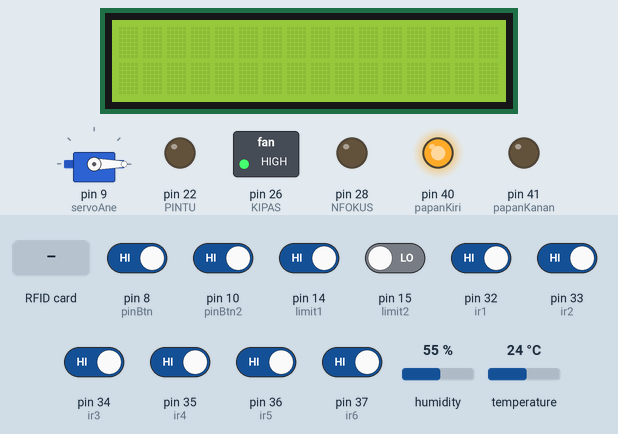
The sketch below on a simulated Arduino Mega 2560, built with avr-gcc and run on an emulated ATmega2560. Parts: 16×2 character LCD, servo, switched loads named in the sketch (green lamp = pin HIGH), output pins drawn as LEDs (lit = HIGH). The test bench sets the inputs (shaded band); at power-on: pin 8 (pinBtn), pin 10 (pinBtn2), pin 14 (limit1), pin 32 (ir1), pin 33 (ir2), pin 34 (ir3), pin 35 (ir4), pin 36 (ir5), pin 37 (ir6) HIGH, pin 15 (limit2) LOW, humidity 55 %, temperature 24 °C. Pins used as bus, display or sensor lines are not drawn; what the sketch prints to the serial monitor is not drawn.

Above: at 0.9 s.
1.0 s: pin 14 (limit1) driven LOW
At 2.5 s:
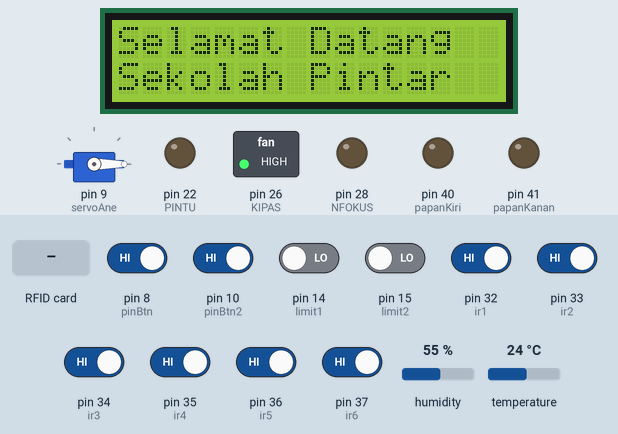
2.8 s: RFID card 44 29 FE 4C held to the reader
At 5.5 s:
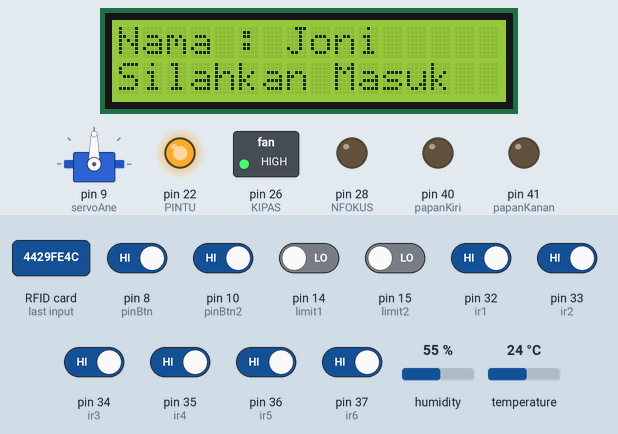
5.8 s: RFID card 26 14 98 E5 held to the reader
8.8 s: pin 32 (ir1) driven LOW
At 11.6 s:
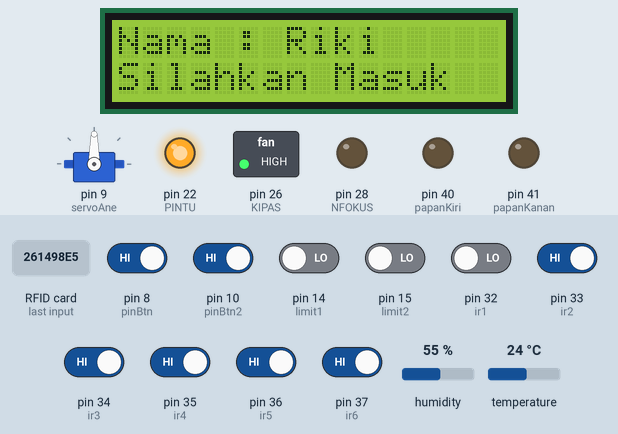
11.8 s: pin 8 (pinBtn) driven LOW and pin 10 (pinBtn2) driven LOW
14.8 s: RFID card D4 12 F7 4C held to the reader
At 19.5 s:
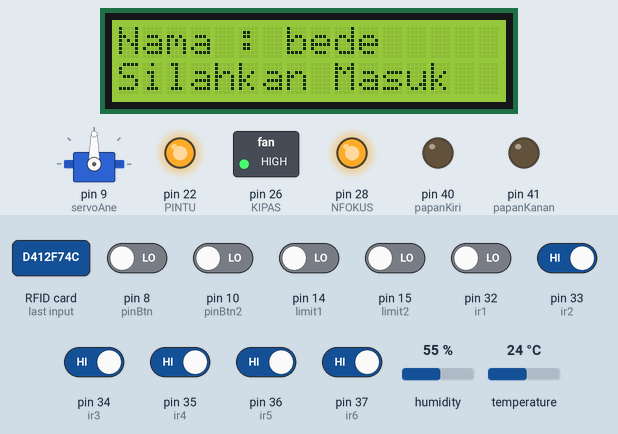
Timing chart, 0 to 25.4 s (numbered marks = the images above; inputs shaded):
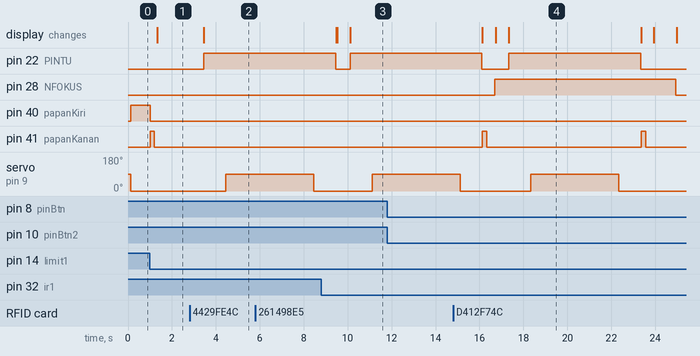

Measured:
- after the input at 1.0 s, pin 40 (papanKiri): HIGH → LOW at once; pin 41 (papanKanan): LOW → HIGH at once, → LOW 0.20 s later; the display: changes after 0.33 s (image 1)
- after the input at 2.8 s, pin 22 (PINTU): LOW → HIGH after 0.65 s; servo on pin 9 (servoAne): 0° → 90° after 1.7 s; the display: changes after 0.65 s (image 2)
- after the input at 8.8 s, servo on pin 9 (servoAne): 0° → 90° after 2.3 s instead of 1.8 s; the display: first differs from a run without the input after 0.72 s (image 3 shows a later state)
- after the input at 11.8 s, every drawn part: stays the same
- after the input at 14.8 s, the display: first differs from a run without the input after 2.5 s (image 4)

The sketch:

rumah_pintar_rfid_arduino.ino
```cpp
/*
 * Typical pin layout used:
 * -----------------------------------------------------------------------------------------
 *             MFRC522      Arduino       Arduino   Arduino    Arduino          Arduino
 *             Reader/PCD   Uno/101       Mega      Nano v3    Leonardo/Micro   Pro Micro
 * Signal      Pin          Pin           Pin       Pin        Pin              Pin
 * -----------------------------------------------------------------------------------------
 * RST/Reset   RST          9             5         D9         RESET/ICSP-5     RST
 * SPI SS      SDA(SS)      10            53        D10        10               10
 * SPI MOSI    MOSI         11 / ICSP-4   51        D11        ICSP-4           16
 * SPI MISO    MISO         12 / ICSP-1   50        D12        ICSP-1           14
 * SPI SCK     SCK          13 / ICSP-3   52        D13        ICSP-3           15
 */

//libarary rfid
#include <MFRC522.h>
#include <SPI.h>

//library lcd
#include <LiquidCrystal_I2C.h>
#include <Wire.h>

// library Servo
#include <Servo.h>

// library dht11
#include <DHT.h>
#include <Adafruit_Sensor.h>

//konfigurasi pin reset dan ss
#define RST_PIN         5          // Configurable, see typical pin layout above
#define SS_PIN          53         // Configurable, see typical pin layout above

#define PINTU 22
#define KIPAS 26
#define NFOKUS 28

#define limit1 14
#define limit2 15

#define ON 1
#define OFF 0

//konfig lcd
LiquidCrystal_I2C lcd(0x27, 16, 2);

//konfig dht11
DHT dht(2, DHT11); //Pin, Jenis DHT

//konfig rfid
MFRC522 mfrc522(SS_PIN, RST_PIN);  // Create MFRC522 instance
MFRC522::MIFARE_Key key;

// konfigurasi setting id dari rfid
String uid1 = "44 29 FE 4C";
String uid2 = "26 14 98 E5";
String uid3 = "D4 12 F7 4C";
String uid4 = "84 5C FF 4C";

//dekalarasi variable
int pinBtn = 8;
int pinBtn2 = 10;
int papanKiri = 40;
int papanKanan = 41;
int ir1 = 32;
int ir2 = 33;
int ir3 = 34;
int ir4 = 35;
int ir5 = 36;
int ir6 = 37;
//
Servo servoAne;
//
int angka = 0;
int angka2 = 0;

int data1;

void setup() {
  pinMode(PINTU, OUTPUT);
  pinMode(KIPAS, OUTPUT);
  pinMode(NFOKUS, OUTPUT);
  pinMode(papanKiri, OUTPUT);
  pinMode(papanKanan, OUTPUT);
  pinMode(pinBtn, INPUT_PULLUP);
  pinMode(pinBtn2, INPUT_PULLUP);
  pinMode(ir1, INPUT);
  pinMode(ir2, INPUT);
  pinMode(ir3, INPUT);
  pinMode(ir4, INPUT);
  pinMode(ir5, INPUT);
  pinMode(ir6, INPUT);
  pinMode(limit1, INPUT);
  pinMode(limit2, INPUT);

  lcd.begin();
  lcd.backlight();

  servoAne.attach(9);

  dht.begin();

  Serial.begin(9600);   // Initialize serial communications with the PC
  while (!Serial);    // Do nothing if no serial port is opened (added for Arduinos based on ATMEGA32U4)
  SPI.begin();
  mfrc522.PCD_Init();
  delay(4);

  digitalWrite(KIPAS, ON);
  digitalWrite(KIPAS, ON);
  servoAne.write(0);
  digitalWrite(papanKanan, OFF);
  digitalWrite(papanKiri, ON);

  bacaLimitAwal();

  for (byte i = 0; i < 6; i++) {
    key.keyByte[i] = 0xFF;
  }
  Serial.println(F("Scan a MIFARE Classic PICC to demonstrate read and write."));
  Serial.print(F("Using key (for A and B):"));
  dump_byte_array(key.keyByte, MFRC522::MF_KEY_SIZE);
  Serial.println();
  Serial.println(F("BEWARE: Data will be written to the PICC, in sector #1"));

  tampilLcd("Selamat Datang", "Sekolah Pintar", 2000);

}

void loop() {
  bacaButton();
  bacaButton2();
  bacaSuhu();
  bacaInfrared1();
  bacaInfrared2();
  bacaInfrared3();
  bacaInfrared4();
  bacaInfrared5();
  bacaInfrared6();
  bacaRfid();
  bacaBluetooht();
}
```

function.ino
```cpp
void bacaLimitAwal(){
  while(1){
    int limitStat = digitalRead(limit1);
    Serial.println(limitStat);
    if (limitStat == 0){
      digitalWrite(papanKanan, ON);
      digitalWrite(papanKiri, OFF);
      delay(200);
      digitalWrite(papanKanan, OFF);
      digitalWrite(papanKiri, OFF);
      return 1;
    }else{
      digitalWrite(papanKanan, OFF);
      digitalWrite(papanKiri, ON);
    }
  }
}

void tampilLcd(String baris1, String baris2, int del){
  if(del == 0){
    lcd.clear();
    lcd.setCursor(0,0);
    lcd.print(baris1);
    lcd.setCursor(0,1);
    lcd.print(baris2);
  }else{
    lcd.clear();
    lcd.setCursor(0,0);
    lcd.print(baris1);
    lcd.setCursor(0,1);
    lcd.print(baris2);
    delay(del);
  }

}

void prosesHapus(){
  while(1){
    digitalWrite(papanKanan, ON);
    digitalWrite(papanKiri, OFF);
    int statLimKiri = digitalRead(limit2);
    if(statLimKiri == 0){
      digitalWrite(papanKanan, OFF);
      digitalWrite(papanKiri, ON);
      while(1){
        int statLimKanan = digitalRead(limit1);
        if(statLimKanan == 0){
          digitalWrite(papanKanan, ON);
          digitalWrite(papanKiri, OFF);
          delay(200);
          digitalWrite(papanKanan, OFF);
          digitalWrite(papanKiri, OFF);
          return 1;
        }
      }
    }
  }
}


void prosesPintu(String nama){
  if (nama != ""){
    Serial.print("nama : ");
    Serial.println(nama);
    lcd.clear();
    lcd.setCursor(0,0);
    lcd.print("Nama : ");
    lcd.print(nama);
    lcd.setCursor(0,1);
    lcd.print("Silahkan Masuk");
    digitalWrite(PINTU, HIGH);
    delay(1000);
    servoAne.write(90);
    delay(4000);
    servoAne.write(0);
    delay(1000);
    digitalWrite(PINTU, LOW);
    lcd.clear();
    lcd.setCursor(0,0);
    lcd.print("Dekatkan Kartu ...");
  }else{
    lcd.clear();
    lcd.setCursor(0,0);
    lcd.print("Dekatkan Kartu ...");
  }
}

void bacaBluetooht(){

  if (Serial.available()> 0){
    char data1 = Serial.read(); // simpan data itu di variable 'data'

    if (data1 == '1'){
       tampilLcd("Proses", "Hapus Papan", 0);
       prosesHapus();
       return;
    }

    if(data1 == '2'){
      tampilLcd("Nfokus", "Aktif", 2000);
      delay(350);
      angka2++;
      if(angka2 == 1){
        digitalWrite(NFOKUS, HIGH); //maka LED1 nyala
      }else if(angka2 == 2){
        digitalWrite(NFOKUS, LOW); //maka LED1 nyala
        angka2 = 0;
      }
      return;
    }
    return;
  }
}


void bacaRfid(){
  if ( ! mfrc522.PICC_IsNewCardPresent()) {
    return;
  }
  // Select one of the cards
  if ( ! mfrc522.PICC_ReadCardSerial()) {
    return;
  }
  // Dump debug info about the card; PICC_HaltA() is automatically called
  mfrc522.PICC_DumpToSerial(&(mfrc522.uid));

  String content= "";
  byte letter;

  for (byte i = 0; i < mfrc522.uid.size; i++){
    tampilLcd("Proses Scan", " ", 0);
    Serial.print(mfrc522.uid.uidByte[i] < 0x10 ? " 0" : " ");
    Serial.print(mfrc522.uid.uidByte[i], HEX);
    content.concat(String(mfrc522.uid.uidByte[i] < 0x10 ? " 0" : " "));
    content.concat(String(mfrc522.uid.uidByte[i], HEX));
  }

  Serial.println();
  Serial.print("Message : ");
  content.toUpperCase();

  // setting kondisi rfid jika terbaca
  String nama="";
  int keadaan = 0;
  if (content.substring(1) == uid1){
    Serial.println("Authorized access");
    nama ="Joni";
    keadaan = 1;
    prosesPintu(nama);
  }
  else if (content.substring(1) == uid2){
    Serial.println("Authorized access");
    nama = "Riki";
    keadaan = 2;
    prosesPintu(nama);
  }
  else if (content.substring(1) == uid3){
    Serial.println("Authorized access");
    nama = "bede";
    keadaan = 3;
    prosesPintu(nama);
  }
  else if (content.substring(1) == uid4){
    Serial.println("Authorized access");
    nama = "Andro";
    keadaan = 4;
    prosesPintu(nama);
  }
  else{
    tampilLcd("Access Denied", "", 2000);
  }

}

void dump_byte_array(byte *buffer, byte bufferSize) {
    for (byte i = 0; i < bufferSize; i++) {
        Serial.print(buffer[i] < 0x10 ? " 0" : " ");
        Serial.print(buffer[i], HEX);
    }
}

void bacaButton(){
  int sensorValue = digitalRead(pinBtn);
   if (sensorValue == LOW){
      prosesHapus();
   }
}

void bacaButton2(){
  int sensorValue2= digitalRead(pinBtn2);
   if (sensorValue2 == LOW){
      delay(350);
      angka2++;
      if(angka2 == 1){
        tampilLcd("Nfokus", "Aktif", 0);
        digitalWrite(NFOKUS, HIGH); //maka LED1 nyala
      }else if(angka2 == 2){
        tampilLcd("Nfokus", "Aktif", 1000);
        digitalWrite(NFOKUS, LOW); //maka LED1 nyala
        angka2 = 0;
      }
      return;
   }
}


void bacaSuhu(){
  int kelembaban = dht.readHumidity();
  int suhu = dht.readTemperature();

  if(suhu > 34){
    digitalWrite(KIPAS, LOW);
  }else{
    digitalWrite(KIPAS, HIGH);
  }
}

void bacaInfrared1(){
  int status1 = digitalRead(ir1);
  if (status1 == 0){
    tampilLcd("Bangku 1", "Status : Isi", 500);
  }
}

void bacaInfrared2(){
  int status2 = digitalRead(ir2);
  if (status2 == 0){
    tampilLcd("Bangku 2", "Status : Isi", 500);
  }
}

void bacaInfrared3(){
  int status3 = digitalRead(ir3);
  if (status3 == 0){
    tampilLcd("Bangku 3", "Status : Isi", 500);
  }
}

void bacaInfrared4(){
  int status4 = digitalRead(ir4);
  if (status4 == 0){
    tampilLcd("Bangku 4", "Status : Isi", 500);
  }
}

void bacaInfrared5(){
  int status5 = digitalRead(ir5);
  if (status5 == 0){
    tampilLcd("Bangku 5", "Status : Isi", 500);
  }
}

void bacaInfrared6(){
  int status6 = digitalRead(ir6);
  if (status6 == 0){
    tampilLcd("Bangku 6", "Status : Isi", 500);
  }
}
```
